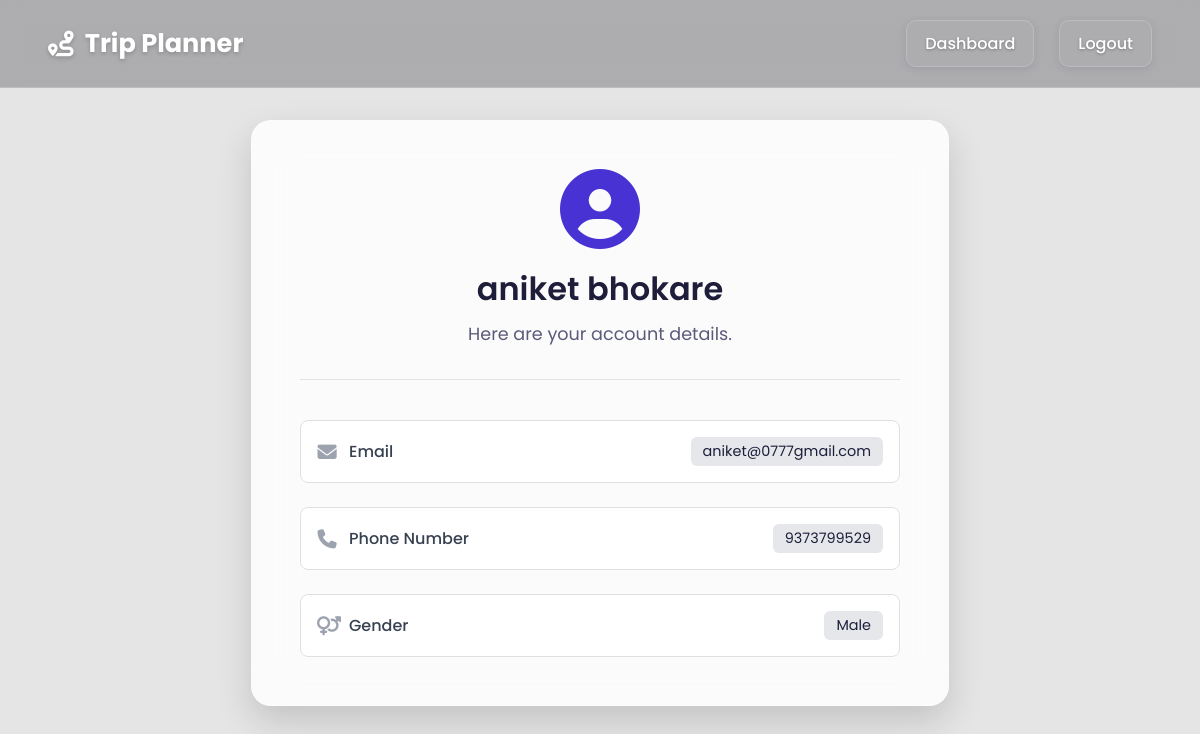
The page /profile (signed in) on the database its author committed.
### app/models.py (models this page shows)
class User(db.Model):
    id = db.Column(db.Integer, primary_key=True)
    name = db.Column(db.String(150), nullable=False)
    surname = db.Column(db.String(150), nullable=False)
    email = db.Column(db.String(150), unique=True, nullable=False)
    phone = db.Column(db.String(20), unique=True, nullable=False)
    gender = db.Column(db.String(10), nullable=False)
    password = db.Column(db.String(150), nullable=False)
    plans = db.relationship('Plan', backref='user', lazy=True, cascade="all, delete-orphan")

### app/routes/__init__.py (the view)
@routes_bp.route('/profile')
def profile():
    if login_required():
        return redirect(url_for('routes.home'))
    user = User.query.get(session['user_id'])
    return render_template("profile.html", user=user)

### app/routes/__init__.py (called while the page is built)
def login_required():
    return 'user_id' not in session

### app/templates/profile.html (shortened to what this page needs)
<!DOCTYPE html>
<html lang="en">
<head>
    <link rel="stylesheet" href="https://cdnjs.cloudflare.com/ajax/libs/font-awesome/6.4.0/css/all.min.css">
    <link rel="stylesheet" href="{{ url_for('static', filename='css/profile.css') }}">
</head>
<body>
    <header class="header-nav">
        <div class="logo">
            <a href="/dashboard">
                <i class="fa-solid fa-route"></i>
                <span>Trip Planner</span>
            </a>
        </div>
        <nav class="nav-links">
            <ul>
                <li><a href="/dashboard">Dashboard</a></li>
                <li><a href="/logout">Logout</a></li>
            </ul>
        </nav>
    </header>
    <main class="main-container">
        <div class="profile-card">
            <div class="profile-header">
                <i class="fa-solid fa-user-circle"></i>
                <h1>{{ user.name }} {{ user.surname }}</h1>
                <p>Here are your account details.</p>
            </div>
            <div class="profile-details">
                <div class="detail-item">
                    <span class="detail-label"><i class="fa-solid fa-envelope"></i> Email</span>
                    <span class="detail-value">{{ user.email }}</span>
                </div>
                <div class="detail-item">
                    <span class="detail-label"><i class="fa-solid fa-phone"></i> Phone Number</span>
                    <span class="detail-value">{{ user.phone }}</span>
                </div>
                <div class="detail-item">
                    <span class="detail-label"><i class="fa-solid fa-venus-mars"></i> Gender</span>
                    <span class="detail-value">{{ user.gender.capitalize() }}</span>
                </div>
            </div>
        </div>
    </main>
</body>
</html>

### app/static/css/profile.css (style rules this page uses)
:root { --primary-purple: #4832d3; --secondary-purple: #6a11cb; --text-dark: #1e1e3a; --text-light: #5a5a7a; --white: #ffffff; --light-bg: #f7f7fd; --border-color: #e0e0e0; }
body { font-family: 'Poppins', sans-serif; margin: 0; background-image: url('https://images.unsplash.com/photo-1506905925346-21bda4d32df4?q=80&w=2070&auto=format&fit=crop'); background-size: cover; background-position: center; background-attachment: fixed; color: var(--text-dark); min-height: 100vh; }
body::before { content: ''; position: absolute; top: 0; left: 0; right: 0; bottom: 0; background-color: rgba(0, 0, 0, 0.1); backdrop-filter: blur(5px); z-index: -1; }
.header-nav { padding: 20px 3rem; display: flex; justify-content: space-between; align-items: center; background: rgba(10, 10, 20, 0.25); backdrop-filter: blur(10px); border-bottom: 1px solid rgba(255, 255, 255, 0.2); position: sticky; top: 0; z-index: 1000; }
.logo a { display: flex; align-items: center; font-size: 1.6rem; font-weight: 700; color: var(--white); text-decoration: none; gap: 0.7rem; text-shadow: 0 2px 4px rgba(0,0,0,0.2); }
.nav-links ul { list-style: none; padding: 0; margin: 0; display: flex; align-items: center; gap: 25px; }
.nav-links li a { color: var(--white); background: transparent; border: 1.5px solid rgba(255,255,255,0.18); text-decoration: none; font-weight: 500; padding: 10px 18px; border-radius: 10px; display: block; box-shadow: 0 2px 8px rgba(30,30,58,0.10); text-shadow: 0 1px 3px rgba(0,0,0,0.3); transition: all 0.2s ease-in-out; }
.main-container { flex: 1; display: flex; justify-content: center; align-items: center; padding: 2rem; }
.profile-card { width: 100%; max-width: 600px; background: rgba(255, 255, 255, 0.85); backdrop-filter: blur(20px); border: 1px solid rgba(255, 255, 255, 0.2); padding: 3rem; border-radius: 20px; box-shadow: 0 15px 35px rgba(0, 0, 0, 0.15); }
.profile-header { text-align: center; margin-bottom: 2.5rem; padding-bottom: 2rem; border-bottom: 1px solid rgba(0,0,0,0.1); }
.profile-header .fa-user-circle { font-size: 5rem; color: var(--primary-purple); margin-bottom: 1rem; }
.profile-header h1 { margin: 0; font-size: 2rem; font-weight: 600; color: var(--text-dark); }
.profile-header p { margin: 0.5rem 0 0; color: var(--text-light); font-size: 1.1rem; }
.profile-details { display: flex; flex-direction: column; gap: 1.5rem; }
.detail-item { display: flex; justify-content: space-between; align-items: center; padding: 1rem; background-color: var(--white); border-radius: 8px; border: 1px solid var(--border-color); }
.detail-label { font-weight: 500; color: #374151; display: flex; align-items: center; gap: 0.75rem; }
.detail-label i { color: #9ca3af; font-size: 1.2rem; width: 20px; text-align: center; }
.detail-value { font-weight: 400; color: var(--text-dark); background-color: #e5e7eb; padding: 0.25rem 0.75rem; border-radius: 6px; font-size: 0.9rem; }

### rows shown on the page
User: name "aniket", surname "bhokare", email "aniket@0777gmail.com", phone "9373799529", gender "Male"
